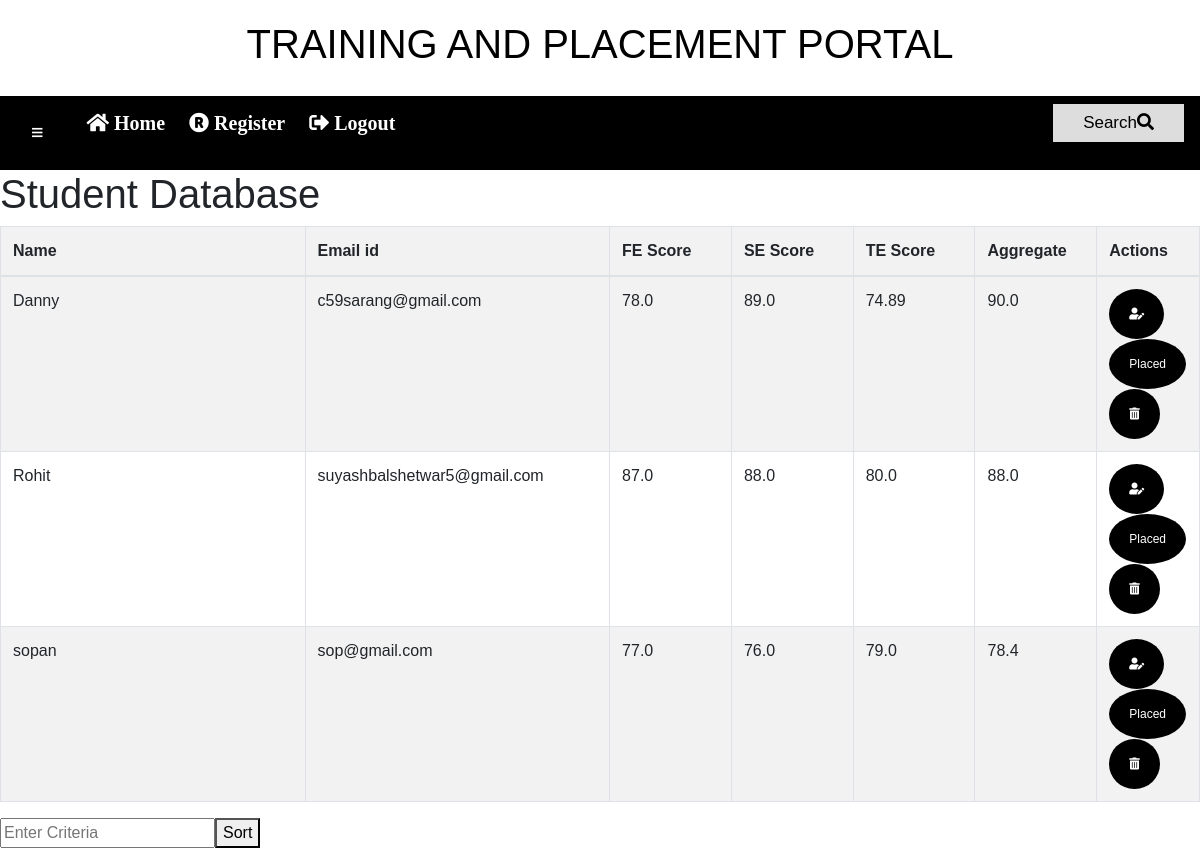
Page /show/ on the committed database.
### basic_app/models.py (models this page shows)
class Student(models.Model):
	Username=models.CharField(max_length=100)
	FirstName=models.CharField(max_length=100)
	LastName=models.CharField(max_length=100)
	EmailID=models.EmailField()
	MobileNumber=models.CharField(max_length=100)
	GENDER_CHOICE=(
		('Male',"Male"),
		('Female',"Female"),
		)
	Gender = models.CharField(choices=GENDER_CHOICE , max_length=128)
	Address=models.TextField()
	City=models.CharField(max_length=70)
	State=models.CharField(max_length=100)
	Country=models.CharField(max_length=100)
	ClassX_Board=models.CharField(max_length=100)
	ClassX_Percentage=models.FloatField(max_length=100)
	ClassX_YrOfPassing=models.CharField(max_length=100)
	ClassXII_Board=models.CharField(max_length=100)
	ClassXII_Percentage =models.FloatField(max_length=100)
	ClassXII_YrOfPassing=  models.CharField(max_length=100)
	Fagg_percentage=models.FloatField(max_length=100)
	F_YroPassing=models.CharField(max_length=100)
	Sagg_percentage=models.FloatField(max_length=100)
	S_YroPassing=models.CharField(max_length=100)
	Tagg_percentage=models.FloatField(max_length=100)
	T_YroPassing=models.CharField(max_length=100)
	Total=models.FloatField(max_length=100)
	class Meta:
		db_table="student"

### basic_app/views.py (the view)
# urls.py: path('show/',views.show,name='show'),
def show(request):
    s_details=Student.objects.order_by('FirstName')
    return render(request,'admin.html',{'s_details':s_details})

### basic_app/templates/admin.html (shortened to what this page needs)
<!DOCTYPE html>
{% extends "base1.html" %}
{% load staticfiles %}
{% block content %}
<html>
<tablestyle = width : " 100% "; position : absolute;>
<table border = "1" class="table  table-striped table-bordered  ">
		<h1> Student Database </h1>
        	<tr>
        		<th width = "25%">
				Name
			</th>
         		<th width = "25%">
				Email id
			</th>
            		<th width = "10%">
				FE Score
			</th>
            		<th width = "10%">
				SE Score
			</th>
            		<th width = "10%">
				TE Score
					</th>
				<th width = "10%">
				Aggregate
			</th>
			<th width = "5%">
				Actions
			</th>
        <tbody>
        {%for s in s_details %}
		<tr>
        	    <td>{{s.FirstName}}</td>
                <td>{{s.EmailID}}</td>
                <td>{{s.Fagg_percentage}}</td>
                <td>{{s.Sagg_percentage}}</td>
                <td>{{s.Tagg_percentage}}</td>
				<td>{{s.Total}}</td>
                <td>
					<a href="/edit/{{s.id}}" class="btn rounded-circle"><i class="fas fa-user-edit"></i></a><br>
                    <a href="/delete/{{s.id}}" class="btn btn-outline-info rounded-circle">Placed</a>
					<a href="/per_delete/{{s.id}}" class="btn btn-outline-danger rounded-circle" ><i class="fas fa-trash-alt"></i></a>
                </td>
        </tr>
        {% endfor %}
        </tbody>
</table>
<div_id = "Banner"></div>
<form id="form" class="Student-sort" action="{% url 'sort' %}" method="POST">
	<input type="number" placeholder="Enter Criteria" name="S">
<button style = " width = 50px; height = 40px; position : absolute; right: 440 px; top : 20; ">
       	Sort
</button>
</body>
</html>
{% endblock %}

### basic_app/templates/basic_app/base1.html (style rules this page uses)
body { margin: 0; font-family: Arial, Helvetica, sans-serif; }
.btn { background:black ; border: none; text-align: center; color: white; padding: 16px 20px; font-size: 12px; cursor: pointer; }

### rows in the picture
Student: FirstName "Danny", EmailID "c59sarang@gmail.com", Fagg_percentage "78.0", Sagg_percentage "89.0", Tagg_percentage "74.89", Total "90.0"
Student: FirstName "Rohit", EmailID "suyashbalshetwar5@gmail.com", Fagg_percentage "87.0", Sagg_percentage "88.0", Tagg_percentage "80.0", Total "88.0"
Student: FirstName "sopan", EmailID "sop@gmail.com", Fagg_percentage "77.0", Sagg_percentage "76.0", Tagg_percentage "79.0", Total "78.4"
